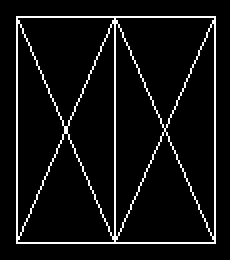
#> input picture data/image_padding/13_ac.png, 115 x 130 px (shown 2 times larger); its folder holds only this picture in this run
$ python image_padding.py
#> lines starting #> are read from the running program, lines starting #| are printed output that depends on the picture; after the words box and inside, x2 and y2 are one past the last pixel; in counts of white or black regions, pixels touching at a corner belong together
import os
os.environ['KMP_DUPLICATE_LIB_OK'] = 'True'
import cv2
import glob
import shutil
import sys
import numpy as np
import matplotlib.pyplot as plt
from PIL import Image, ImageFont, ImageDraw

def mkdir(path):
    folder = os.path.exists(path)
    if not folder:
        os.makedirs(path)

images = glob.glob(
    os.path.join(
        "../data/",         #测试数据目录
        "image_padding/", "*.png",
    )
)

def image_padding(img, target_size):
    """
    功能：将图片按照原图比例进行缩放至目标尺寸
    Args:
        img: 需要进行缩放的图片，应为BGR格式。
        target_size: 目标尺寸，(height,width)
    Returns:
        {res_img} 缩放后的图片，BGR格式。
    """
    h, w, _ = img.shape
    resize_h, resize_w = target_size
    if h != resize_h or w != resize_w:
        # 使用黑色填充图片区域
        img_padding = np.zeros((resize_h, resize_w, 3), np.uint8)
        img_padding.fill(0)
        resize_ratio = float(resize_w / resize_h)
        ratio = w / h

        if ratio >= resize_ratio:
            # 对图片上下进行padding
            resize_h_new = int(np.ceil(resize_w / ratio))
            if resize_h_new == 0:
                resize_h_new = 1
            resized = cv2.resize(img, (resize_w, resize_h_new), cv2.INTER_CUBIC)
            start_h = (resize_h - resize_h_new) // 2
            img_padding[start_h:start_h+resize_h_new, :] = resized
            res_img = img_padding.copy()

        else:
            # 对图片左右进行padding
            resize_w_new = int(np.ceil(resize_h * ratio))
            if resize_w_new == 0:
                resize_w_new = 1
            resized = cv2.resize(img, (resize_w_new, resize_h), cv2.INTER_CUBIC)
            start_w = (resize_w - resize_w_new) // 2
            img_padding[:, start_w:start_w+resize_w_new] = resized
            res_img = img_padding.copy()
    else:
        # 图片为目标尺寸，无需缩放
        res_img = img.copy()
    return res_img

for image_path in images:
    img = Image.open(image_path)
#> img is the input picture: PIL image 115x130 RGB; values 0 (black) and 153 (white), 6.5% white in thin lines or dots, all inside (x1, y1, x2, y2) = (8, 8, 108, 122)
    showimg = cv2.cvtColor(np.asarray(img), cv2.COLOR_RGB2BGR)
    h, w, d = showimg.shape
#> h = 130; w = 115; d = 3
    print('-'*100)
    target_size = (224, 224)

    newimg = image_padding(showimg, target_size)
#> in image_padding, `resized = cv2.resize(img, (resize_w_new, resize_h), cv2.INTER_CUBIC)`:
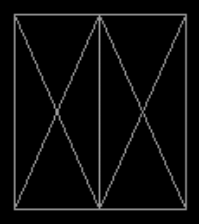
#> resized: shape (224, 199, 3); min 0, max 153, mean 10
#> in image_padding, `img_padding[:, start_w:start_w+resize_w_new] = resized`:
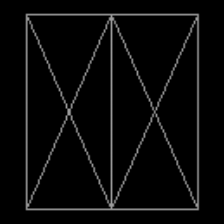
#> img_padding: shape (224, 224, 3); min 0, max 153, mean 8.9
    hh, ww, dd = newimg.shape
#> hh = 224; ww = 224; dd = 3

    print('height:    ' + str(h), '\tweight:    ' + str(w))
#| height:    130 	weight:    115
    print('new-height:' + str(hh), '\tnew-weight:' + str(ww))
#| new-height:224 	new-weight:224
    cv2.imshow('src', showimg)
    cv2.imshow('new', newimg)
    cv2.waitKey(0)
